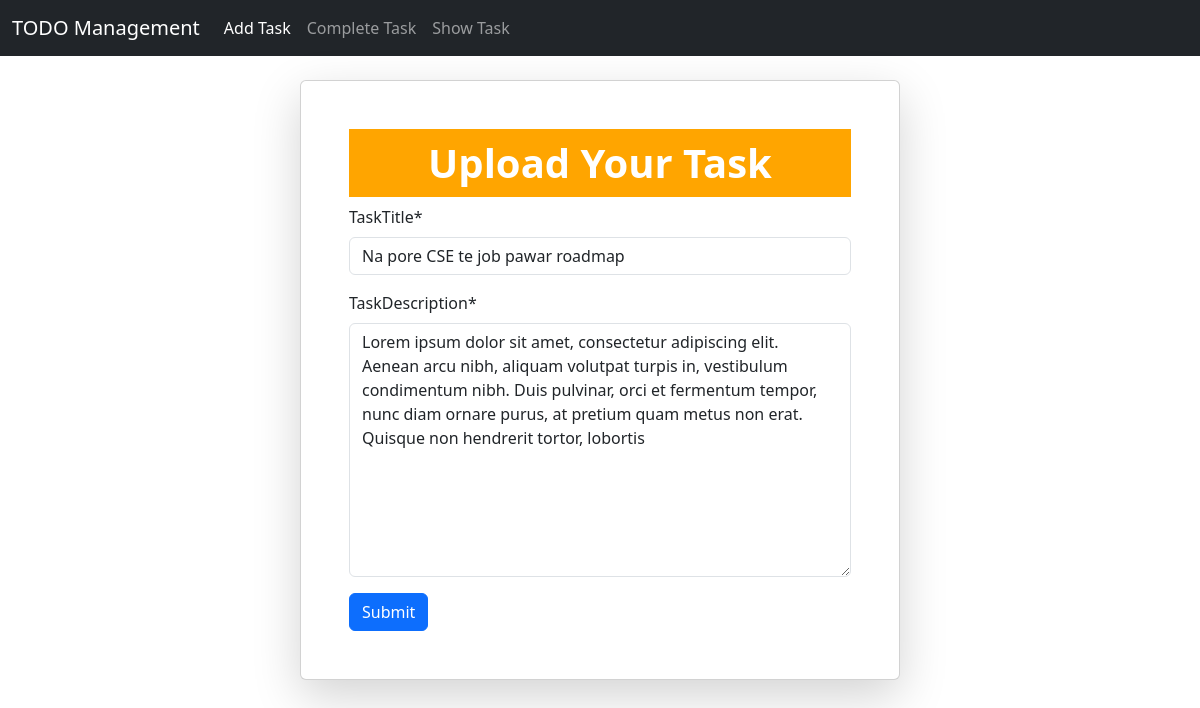
Screenshot of /edit_task/13/ with the database file from the repository.
### Todo/models.py (models this page shows, shortened)
class TaskModel(models.Model):
    taskTitle = models.CharField(max_length=50)
    taskDescription = models.TextField(max_length=1000)
    is_completed = models.BooleanField(default=False)

### Todo/views.py (the view)
# urls.py: path('edit_task/<int:id>/', views.edit_task, name='edit_task'),
def edit_task(request, id):
    task = TaskModel.objects.get(pk=id)
    form = ToDoForm(instance=task)
    if request.method == 'POST':
        form = ToDoForm(request.POST, instance=task)
        if form.is_valid():
            form.save()
            return redirect('show_tasks')
    return render(request, 'add_tasks.html', {'form': form, 'task_id': id})

### Todo/forms.py
class ToDoForm(forms.ModelForm):
    class Meta:
        model = TaskModel
        fields = ['taskTitle','taskDescription']

### Todo/templates/add_tasks.html (shortened to what this page needs)
{% extends "base.html" %}
{% load crispy_forms_tags %}
{% block content %}
<br/>
<div style="width: 50%; margin: auto;" class="card p-5 shadow-lg">
    <h1 style="text-align: center; background-color: Orange; color: white; padding: 10px;">
        <b> Upload Your Task </b>
    </h1>
    <form style="height: 50%;" method="POST">
        {{ form|crispy }}
        <button class="btn btn-primary" type="submit">Submit</button>
    </form>
</div>
{% endblock %}

### rows the page displays
TaskModel: taskTitle "Na pore CSE te job pawar roadmap", taskDescription "Lorem ipsum dolor sit amet, consectetur adipiscing elit. Aenean arcu nibh, aliquam volutpat turpis in, vestibulum condimentum nibh. Duis pulvinar, orci et fermentum tempor, nunc diam ornare purus, at pretium quam metus non erat. Quisque non hendrerit tortor, lobortis"
